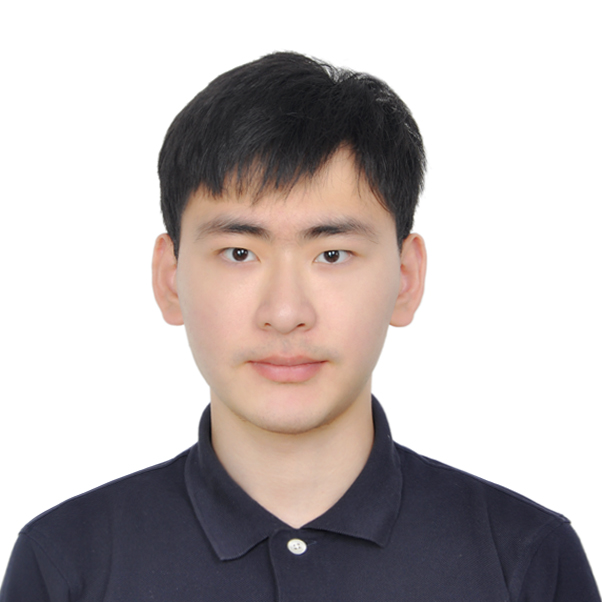
#> input picture AL/me.jpg, 602 x 602 px
$ python AL5.py
#> lines starting #> are read from the running program, lines starting #| are printed output that depends on the picture
import cv2
import matplotlib.pyplot as plt
import numpy as np

img = cv2.imread("me.jpg", 0)
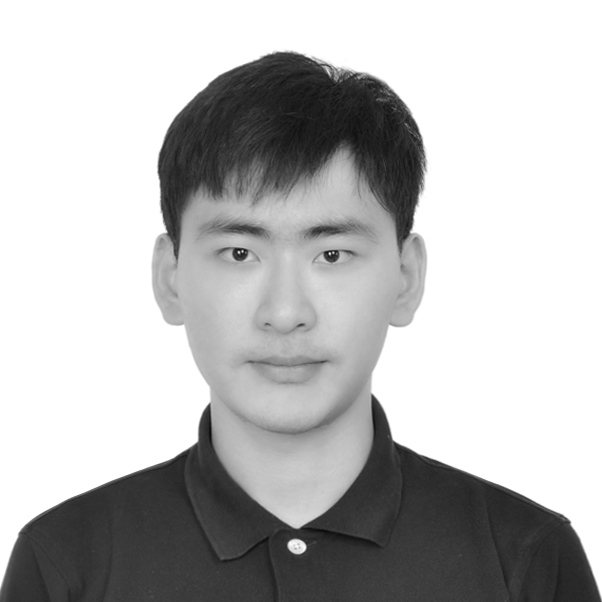
#> img: shape (602, 602); min 11, max 255, mean 186.5
cv2.imshow("image", img)
# print(img)
# plt.plot(img)  # plots a line of gray scale values for each row
# plt.imshow(img, cmap=plt.cm.gray)
# plt.show()

height, width = img.shape
#> height = 602; width = 602
x = np.linspace(0, width, width, dtype=int)  # creats an array from 0 ->width
#> x = 602 values from 0 to 602
y = np.linspace(0, height, height, dtype=int)
#> y = 602 values from 0 to 602
X, Y = np.meshgrid(x, y)
# print(X)

fig = plt.figure()
ax = fig.add_subplot(111, projection="3d")
surf = ax.plot_surface(X, Y, img, cmap=plt.cm.Blues)
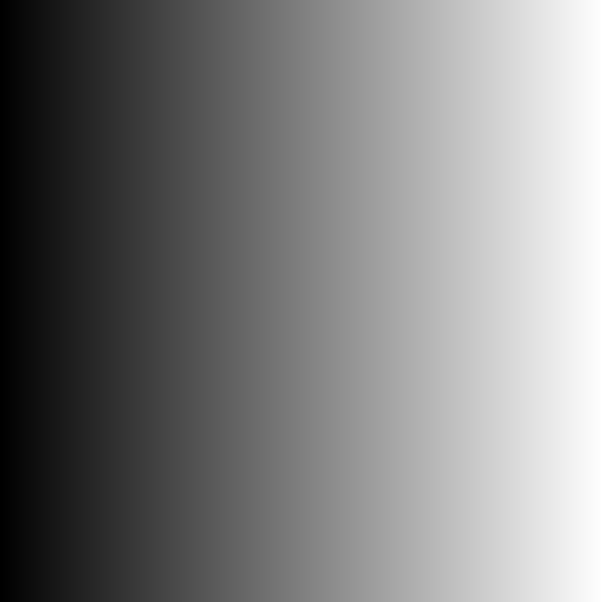
#> X: shape (602, 602) int64; min 0, max 602, mean 300.5; drawn with min black and max white
plt.show()
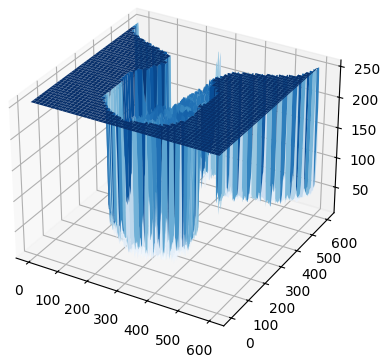
#> figure drawn by matplotlib, 1 panel
